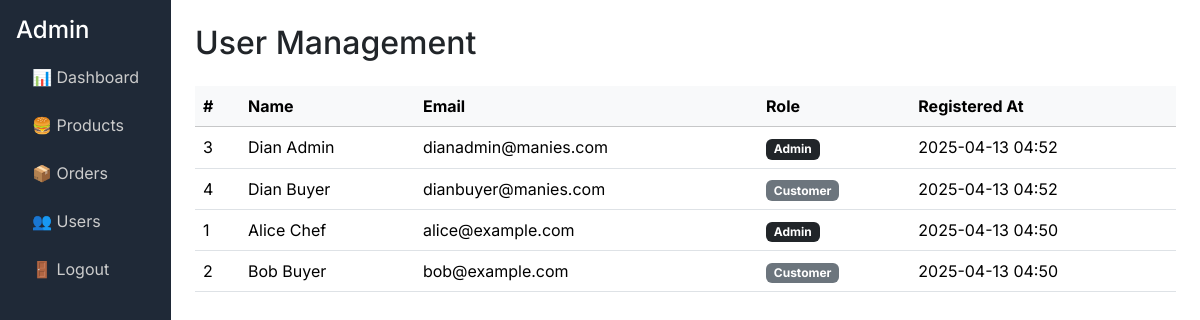
The page /admin/users.php (signed in) on the database its author committed.
### tables this page shows
CREATE TABLE `users` (
  `id` int NOT NULL AUTO_INCREMENT,
  `name` varchar(100) NOT NULL,
  `email` varchar(100) NOT NULL,
  `password` varchar(255) NOT NULL,
  `role` enum('customer','admin') DEFAULT 'customer',
  `created_at` timestamp NULL DEFAULT CURRENT_TIMESTAMP,
  PRIMARY KEY (`id`),
  UNIQUE KEY `email` (`email`)
);

### admin/users.php (the view, shortened to what this page needs)
<?php
require_once '../config/db.php';
$sql = "SELECT id, name, email, role, created_at FROM users ORDER BY created_at DESC";
$result = $conn->query($sql);
?>
<h2 class="mb-4">User Management</h2>
<?php if ($result->num_rows > 0): ?>
    <div class="table-responsive">
        <table class="table table-hover align-middle">
            <thead class="table-light">
                <tr>
                    <th>#</th>
                    <th>Name</th>
                    <th>Email</th>
                    <th>Role</th>
                    <th>Registered At</th>
                </tr>
            </thead>
            <tbody>
                <?php while($user = $result->fetch_assoc()): ?>
                    <tr>
                        <td><?= $user['id'] ?></td>
                        <td><?= htmlspecialchars($user['name']) ?></td>
                        <td><?= htmlspecialchars($user['email']) ?></td>
                        <td>
                            <span class="badge bg-<?= $user['role'] === 'admin' ? 'dark' : 'secondary' ?>">
                                <?= ucfirst($user['role']) ?>
                            </span>
                        </td>
                        <td><?= date('Y-m-d H:i', strtotime($user['created_at'])) ?></td>
                    </tr>
                <?php endwhile; ?>
            </tbody>
        </table>
    </div>
<?php else: ?>
    <div class="alert alert-info">No users found.</div>
<?php endif; ?>
<?php
include 'layout.php';
?>

### admin/layout.php (style rules this page uses)
body { font-family: 'Inter', sans-serif; }

### rows shown on the page
users: id "3", name "Dian Admin", email "dianadmin@manies.com", role "Admin", created_at "2025-04-13 04:52"
users: id "4", name "Dian Buyer", email "dianbuyer@manies.com", role "Customer", created_at "2025-04-13 04:52"
users: id "1", name "Alice Chef", email "alice@example.com", role "Admin", created_at "2025-04-13 04:50"
users: id "2", name "Bob Buyer", email "bob@example.com", role "Customer", created_at "2025-04-13 04:50"
